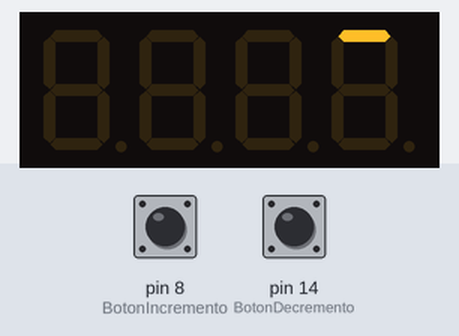
Bench run of a sketch on a simulated Arduino Uno, built with avr-gcc and run on an emulated ATmega328P. On the bench: 4-digit seven-segment display. Wiring (inferred from the names in the program): 4-digit 7-segment display, segments lit when LOW: segments pin 5, pin 4, pin 17, pin 18, pin 19, pin 3, pin 2; digit selects pin 6, pin 7, pin 15, pin 16. The inputs (shaded band) are chosen by the test bench; at power-on: pin 8 (BotonIncremento) HIGH, pin 14 (BotonDecremento) HIGH. The segment pins are drawn as the display they are named for.

Above: at 1.2 s.
1.3 s: pin 8 (BotonIncremento) pulled LOW for 0.15 s
At 2.4 s:
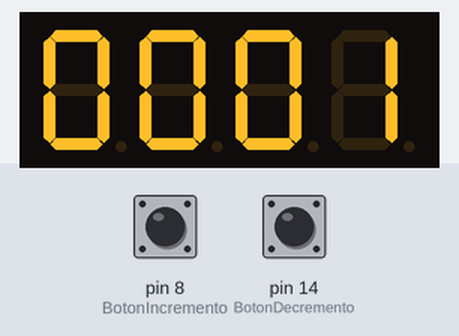
2.9 s: pin 8 (BotonIncremento) pulled LOW for 1 s
At 3.8 s:
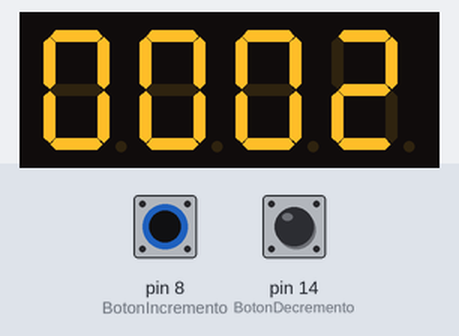
Timing chart, 0 to 5.9 s (numbered marks = the images above; inputs shaded):
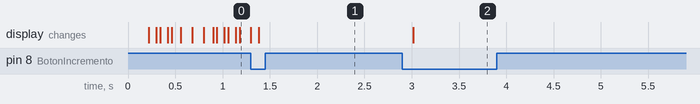

Measured:
- after the input at 1.3 s, the display: changes after 0.08 s (image 1)
- after the input at 2.9 s, the display: changes after 0.12 s (image 2)

The sketch:

Multiplexado_7Segs_ANODO_COMUN_PNP.ino
```cpp
const unsigned int a=5,b=4,c=17,d=18,e=19,f=3,g=2;
#define CA1 6
#define CA2 7
#define CA3 15
#define CA4 16

int BotonIncremento=8;//botón de incremento
int BotonDecremento=14;//botón de decremento
int timeAntirebote=15;//un valor entre 10 y 15 nos da una lectura correcta del estado del botón.

int cuenta=0;//lleva la cuenta
int EstadoBotonIncremento;
int EstadoBotonDecremento;
int EstadoBotonAnteriorIncremento;
int EstadoBotonAnteriorDecremento;
const int segs[7] = {
  5, 4, 17, 18, 19, 3, 2 };
const byte numbers[10] = {
  0b1000000, 0b1111001, 0b0100100, 0b0110000, 0b0011001, 0b0010010, 0b0000010, 0b1111000, 0b0000000, 0b0010000};


int digit1 = 0;
int digit2 = 0;
int digit3 = 0;
int digit4 = 0;
int time=4600;
//Función Antirebote
boolean antirebote(int pin){//esta función nos va a devolver un valor booleano.
  int contador=0;
  boolean estado; //guarda el estado del botón
  boolean estadoAnterior;//guarda el último estado del botón

  do {
    estado=digitalRead(pin);
    if (estado==1){ // invierte los valores debido a la resistencias PulluP

      estado=0;
    }
    else{
      estado=1;
    }
    if (estado != estadoAnterior){
      contador=0;
      estadoAnterior = estado;
    }
    else{
      contador = contador + 1;
    }
    delayMicroseconds(1000);
  }

  while(contador < timeAntirebote);
  return estado;
}
void setup() {

  pinMode(a, OUTPUT);
  pinMode(b, OUTPUT);
  pinMode(c, OUTPUT);
  pinMode(d, OUTPUT);
  pinMode(e, OUTPUT);
  pinMode(f, OUTPUT);
  pinMode(g, OUTPUT);
  pinMode(CA1, OUTPUT);
  pinMode(CA2, OUTPUT);
  pinMode(CA3, OUTPUT);
  pinMode(CA4, OUTPUT);
  pinMode(BotonIncremento,INPUT);//los botones los declaramos como entradas
  pinMode(BotonDecremento,INPUT);
  digitalWrite(BotonIncremento, HIGH); // activa Resistencia pull up
  digitalWrite(BotonDecremento, HIGH); // activa RPA
  //Serial.begin(9600);

}
boolean inicio=false;
void loop() {

  EstadoBotonIncremento=digitalRead(BotonIncremento);//leemos el botón
  if((EstadoBotonIncremento !=EstadoBotonAnteriorIncremento) &&(antirebote(BotonIncremento))){//preguntamos si hay cambio respecto al estado anterior y vemos si esta presionado
    cuenta++;//aumentamos la cuenta
    if(cuenta>9999){//aquí establecí un parámetro para respetar a la cuenta por asi llamarlo.
      cuenta=0;//en este caso si es mayor que 9999 se vaya a cero (0).
    }
  }
  EstadoBotonAnteriorIncremento = EstadoBotonIncremento;//guardamos el estado del botón

  //Botón de Decremento.
  EstadoBotonDecremento=digitalRead(BotonDecremento);//leemos el estado del botón
  if((EstadoBotonDecremento != EstadoBotonAnteriorDecremento)&&(antirebote(BotonDecremento))){
    cuenta--;//disminuimos la cuenta
    if(cuenta<0){
      cuenta=9999;
    }
  }
  EstadoBotonAnteriorDecremento = EstadoBotonDecremento;


  if( inicio == false ){
    iniciar();
    inicio=true;
  }
  else {
    digit1=cuenta / 1000;    // formula para hallar digitos
    digit2=(cuenta  / 100) % 10 ;
    digit3=(cuenta / 10 ) % 10 ;
    digit4=cuenta % 10;
  }
  lightDigit1(numbers[digit1]);
  delayMicroseconds(time);
  lightDigit2(numbers[digit2]);
  delayMicroseconds(time);
  lightDigit3(numbers[digit3]);
  delayMicroseconds(time);
  lightDigit4(numbers[digit4]);
  delayMicroseconds(time);
}

void lightDigit1(byte number) {
  digitalWrite(CA1, LOW);
  digitalWrite(CA2, HIGH);
  digitalWrite(CA3, HIGH);
  digitalWrite(CA4, HIGH);
  lightSegments(number);
}

void lightDigit2(byte number) {
  digitalWrite(CA1, HIGH);
  digitalWrite(CA2, LOW);
  digitalWrite(CA3, HIGH);
  digitalWrite(CA4, HIGH);
  lightSegments(number);
}

void lightDigit3(byte number) {
  digitalWrite(CA1, HIGH);
  digitalWrite(CA2, HIGH);
  digitalWrite(CA3, LOW);
  digitalWrite(CA4, HIGH);
  lightSegments(number);
}

void lightDigit4(byte number) {
  digitalWrite(CA1, HIGH);
  digitalWrite(CA2, HIGH);
  digitalWrite(CA3, HIGH);
  digitalWrite(CA4, LOW);
  lightSegments(number);
}

void lightSegments(byte number) {
  for (int i = 0; i < 7; i++) {
    int bit = bitRead(number, i);
    digitalWrite(segs[i], bit);
  }
}


void display (int a, int b, int c, int d, int e, int f, int g)// Función del display
{

  digitalWrite (5,a);
  digitalWrite (4,b);
  digitalWrite (17,c);
  digitalWrite (18,d);
  digitalWrite (19,e);
  digitalWrite (3,f);
  digitalWrite (2,g);
}


void iniciar(){


  digitalWrite(CA1, HIGH);
  digitalWrite(CA2, HIGH);
  digitalWrite(CA3, HIGH);
  digitalWrite(CA4, LOW);
  display(1,1,1,0,1,1,1);
  delay(120);
  digitalWrite(CA1, HIGH);
  digitalWrite(CA2, HIGH);
  digitalWrite(CA3, LOW);
  digitalWrite(CA4, HIGH);
  display(1,1,1,0,1,1,1);
  delay(120);
  digitalWrite(CA1, HIGH);
  digitalWrite(CA2, LOW);
  digitalWrite(CA3, HIGH);
  digitalWrite(CA4, HIGH);
  display(1,1,1,0,1,1,1);
  delay(120);
  digitalWrite(CA1, LOW);
  digitalWrite(CA2, HIGH);
  digitalWrite(CA3, HIGH);
  digitalWrite(CA4, HIGH);
  display(1,1,1,0,1,1,1);
  delay(120);
  digitalWrite(CA1, LOW);
  digitalWrite(CA2, HIGH);
  digitalWrite(CA3, HIGH);
  digitalWrite(CA4, HIGH);
  display(1,1,1,1,0,1,1);
  delay(120);
  digitalWrite(CA1, LOW);
  digitalWrite(CA2, HIGH);
  digitalWrite(CA3, HIGH);
  digitalWrite(CA4, HIGH);
  display(1,1,1,1,1,0,1);
  delay(120);
  digitalWrite(CA1, LOW);
  digitalWrite(CA2, HIGH);
  digitalWrite(CA3, HIGH);
  digitalWrite(CA4, HIGH);
  display(0,1,1,1,1,1,1);
  delay(120);
  digitalWrite(CA1, HIGH);
  digitalWrite(CA2, LOW);
  digitalWrite(CA3, HIGH);
  digitalWrite(CA4, HIGH);
  display(0,1,1,1,1,1,1);
  delay(120);
  digitalWrite(CA1, HIGH);
  digitalWrite(CA2, HIGH);
  digitalWrite(CA3, LOW);
  digitalWrite(CA4, HIGH);
  display(0,1,1,1,1,1,1);
  delay(120);
  digitalWrite(CA1, HIGH);
  digitalWrite(CA2, HIGH);
  digitalWrite(CA3, HIGH);
  digitalWrite(CA4, LOW);
  display(0,1,1,1,1,1,1);
  delay(120);
}
```
